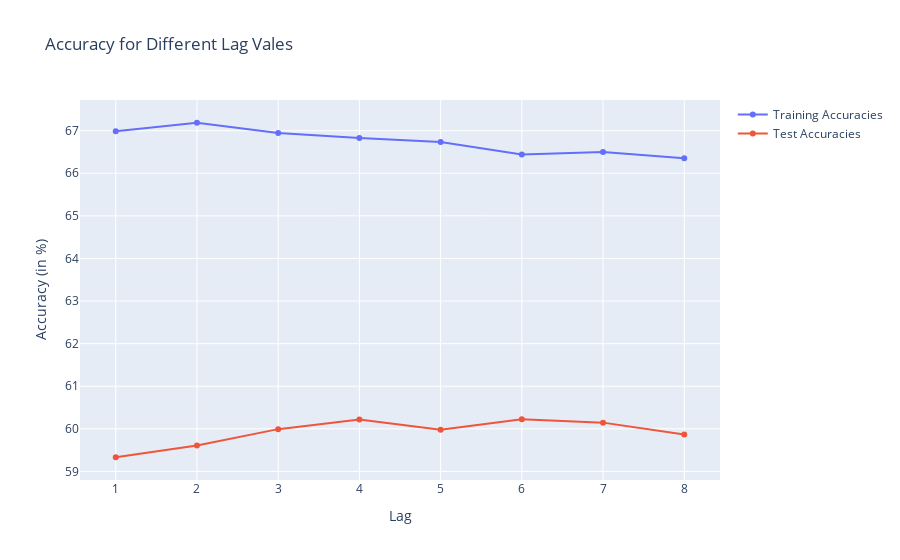

The notebook cell this image was saved under:
### Code cell
fig = go.Figure()
fig.add_trace(go.Scatter(x = labels, y = train_acc, name = "Training Accuracies", mode = "lines+markers"))
fig.add_trace(go.Scatter(x = labels, y = test_acc, name = "Test Accuracies", mode = "lines+markers"))
fig.update_layout(title = "Accuracy for Different Lag Vales", xaxis_title = "Lag", yaxis_title = "Accuracy (in %)")
fig.show()

### Figure 1 — Plotly figure (JSON) as saved in the notebook; plotly's stock layout.template omitted (floating-point values rounded to 4 significant figures)
{"data": [{"mode": "lines+markers", "name": "Training Accuracies", "type": "scatter", "x": [1, 2, 3, 4, 5, 6, 7, 8], "y": [66.99, 67.19, 66.94, 66.83, 66.73, 66.44, 66.5, 66.35]}, {"mode": "lines+markers", "name": "Test Accuracies", "type": "scatter", "x": [1, 2, 3, 4, 5, 6, 7, 8], "y": [59.33, 59.61, 59.99, 60.22, 59.98, 60.23, 60.15, 59.87]}], "layout": {"title": {"text": "Accuracy for Different Lag Vales"}, "xaxis": {"title": {"text": "Lag"}}, "yaxis": {"title": {"text": "Accuracy (in %)"}}}}
